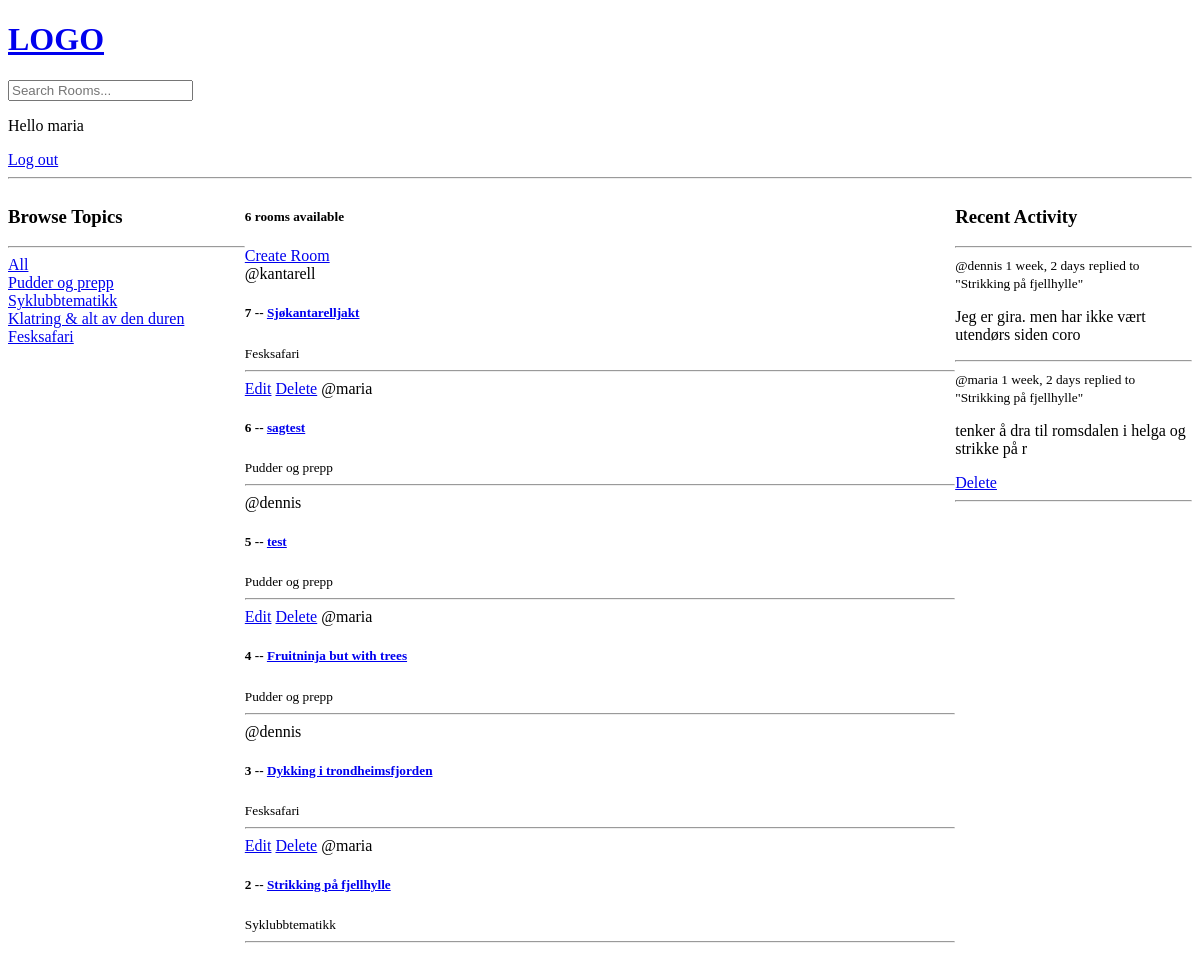
Before: / (signed in) with the older database file.
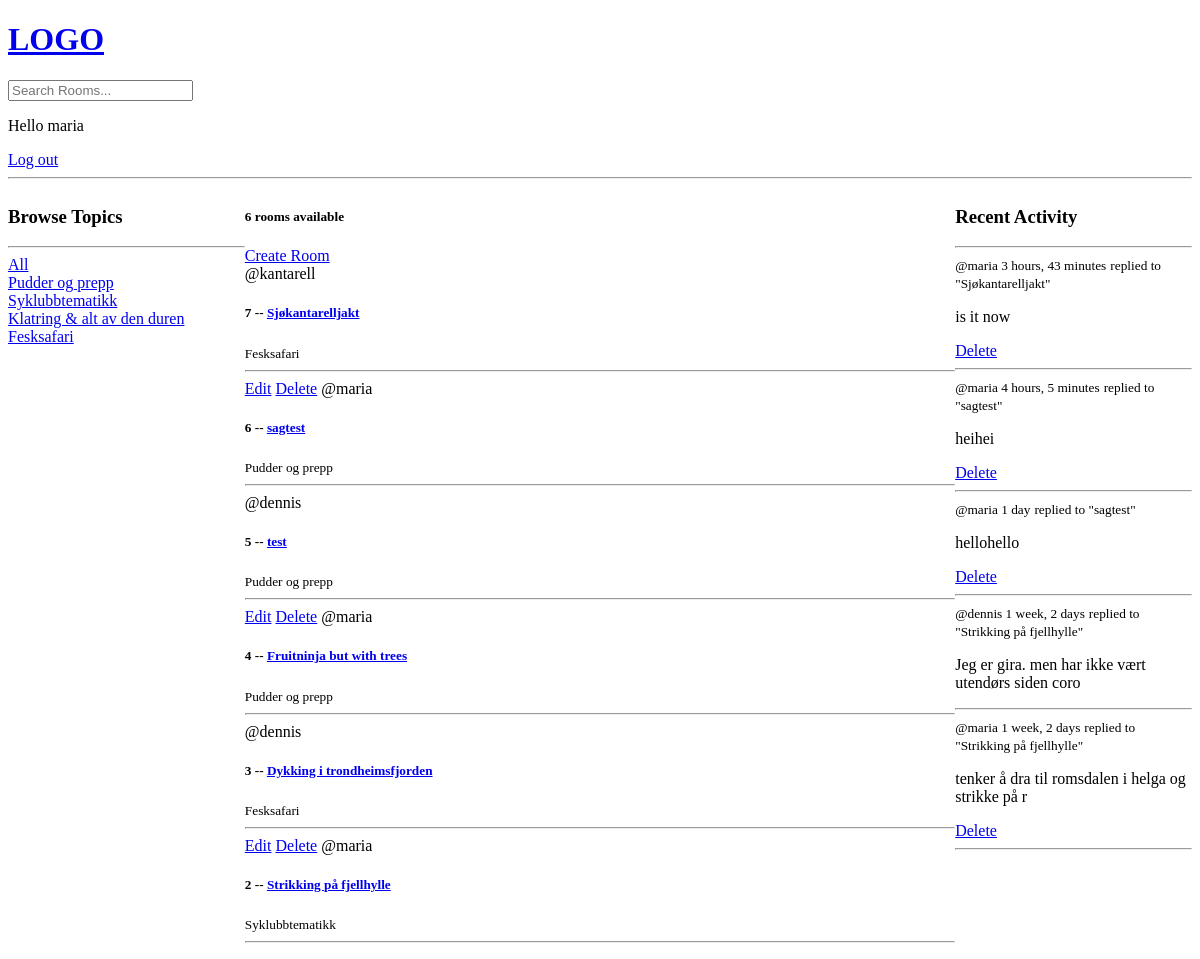
After: the same page with the newer database file.
### base/models.py (models this page shows, shortened)
class Topic(models.Model):
    name = models.CharField(max_length=200)

class Room(models.Model):
    host = models.ForeignKey(User, on_delete=models.SET_NULL, null=True)
    topic = models.ForeignKey(Topic, on_delete=models.SET_NULL, null=True) #ForeignKey establishes a parent-child relationship with Topic. Need to allow null=True in the db bc of SET_NULL
    name = models.CharField(max_length=200)
    description = models.TextField(null=True, blank=True) # null=True doesn't actually do much as explained here: https://stackoverflow.com/questions/8609192/what-is-the-difference-between-null-true-and-blank-true-in-django
    participants = models.ManyToManyField(User, related_name='participants', blank=True) #more about related_name on Notion/Stackoverflow. Blank=true means you can submit a form without filling everying out
    updated = models.DateTimeField(auto_now=True) #auto_now takes a snapshot everytime the instance is saved _ Eg. when the room was last updated
    created = models.DateTimeField(auto_now_add=True) #only takes a timestamp when the instance is created - Eg. when the room was created
    class Meta:
        ordering = ['-updated', '-created'] #the dash means descending order, eg. newest updated / created will be first
    def __str__(self):
        return self.name #has to be a string!! so if unsire, wrap the retunred val in a str()

class Message(models.Model):
    user = models.ForeignKey(User, on_delete=models.CASCADE) #the user that is posting the message. User class is imported (django.contrib.auth.models)
    room = models.ForeignKey(Room, on_delete=models.CASCADE) #ForeignKey establishes a parent-child relationship with Room, and CASCADE means that when a Room object is deleted, all its children are deleted as well
    body = models.TextField() #leave empty to force users to write message
    updated = models.DateTimeField(auto_now=True) #auto_now takes a snapshot everytime the instance is saved _ Eg. when the room was last updated
    created = models.DateTimeField(auto_now_add=True) #only takes a timestamp when the instance is created - Eg. when the room was created
    class Meta:
        ordering = ['-updated', '-created'] #the dash means descending order, eg. newest updated / created will be first
    def __str__(self):
        return self.body[0:50] #gives you a preview of the first 50 characters

### base/views.py (the view)
# urls.py: path('', views.home, name = "home"), #three parameters: home page path, home view from the views file, and an optional name to call this view/url (handy bc you can reference the url by its name in oth
def home(request):
    q = request.GET.get('q') if request.GET.get('q') != None else '' #q for query hehe. q returs whatever is passed into the url. youtube: 2:13:40 for more
    rooms = Room.objects.filter( #filter() w/out parameters works just like all()
        Q(topic__name__icontains=q) | #icontains is for the search functionality, makes it possible to search for partial matches (i makes it case insensitive)
        Q(name__icontains=q) | #topic__name, name, description are all keywords of filter, not of Room model. topic__name is a composite keyword that goes into the parent function
        Q(description__icontains=q)
        )
    topics = Topic.objects.all()
    room_count = rooms.count() #faster than len() method
    room_messages = Message.objects.filter(Q(room__topic__name__icontains=q))
    context = {'rooms': rooms, 'topics': topics, 'room_count': room_count,
                'room_messages': room_messages}
    return render(request, 'base/home.html', context)

### base/templates/base/home.html (shortened to what this page needs)
{% extends 'main.html' %}
{% block content %}
<div class="home-container">
    <div>
        <h3>Browse Topics</h3>
        <hr>
        <div>
            <a href="{% url 'home' %}">All</a>
        </div>
        {% for topic in topics %}
        <div>
            <a href="{% url 'home' %}? q={{topic.name}}" >{{topic.name}}</a>
        </div>
        {% endfor%}
    </div>
    <div>
        <h5>{{room_count}} rooms available</h5>
        <a href="{% url 'create-room' %}">Create Room</a>
        <div>
            {% for room in rooms%}
            <div>
                {% if request.user == room.host %}
                <a href="{% url 'update-room' room.id %}"> Edit</a>
                <a href="{% url 'delete-room' room.id%}"> Delete</a>
                {% endif %}
                <span>@{{room.host.username}}</span>
                <h5>{{room.id}} -- <a href="{% url 'room' room.id %}"> {{room.name}}</a></h5>
                <small>{{room.topic.name}}</small>
                <hr>
            </div>
            {% endfor %}
        </div>
    </div>
    <div>
        <h3>Recent Activity</h3>
        <hr>
        {% for message in room_messages %}
        <div>
            <small>@{{message.user}} {{message.created|timesince}}</small>
            <small>replied to "{{message.room}}"</small>
            <p>{{message}}</p>
            {% if request.user == message.user %}
            <a href="{% url 'delete-message' message.id %}">Delete</a>
            {% endif %}
            <hr>
        </div>
        {% endfor %}
    </div>
</div>
{% endblock %}

Changed rows visible on the page:
added Message: user "maria", created "3 hours, 43 minutes", room "Sjøkantarelljakt", body "is it now", shows "Delete"
added Message: user "maria", created "4 hours, 5 minutes", room "sagtest", body "heihei", shows "Delete"
added Message: user "maria", created "1 day", room "sagtest", body "hellohello", shows "Delete"
